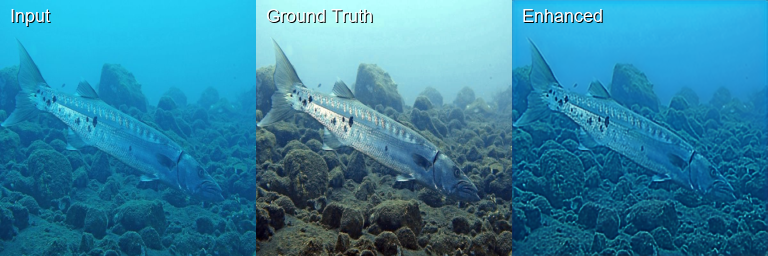
#> input picture share/single/100_img__comparison.png, 768 x 256 px, found by its file name
$ python make_publication_figure.py
#> lines starting #> are read from the running program, lines starting #| are printed output that depends on the picture
"""
Create a publication-ready composite figure from saved comparison panels.

Edit EXAMPLE_ITEMS below or pass a JSON manifest with:
[
  {"path": "results/single/100_img__comparison.png", "label": "UIEB - fish scene"},
  ...
]

Usage:
    python scripts/make_publication_figure.py
    python scripts/make_publication_figure.py --manifest results/figures/figure_manifest.json
"""

from __future__ import annotations

import argparse
import json
from pathlib import Path

from PIL import Image, ImageDraw, ImageFont


PROJECT_ROOT = Path(__file__).resolve().parents[1]
DEFAULT_OUTPUT = PROJECT_ROOT / "results" / "figures" / "publication_figure.png"

EXAMPLE_ITEMS = [
    {"path": "results/single/100_img__comparison.png", "label": "UIEB - fish scene"},
    {"path": "results/single/10139_comparison.png", "label": "UIEB - reef scene"},
    {"path": "results/single/10151_comparison.png", "label": "UIEB - diver scene"},
    {"path": "results/validation/im_u113__comparison.png", "label": "EUVP - red coral"},
    {"path": "results/validation/im_u881__comparison.png", "label": "EUVP - squid"},
    {"path": "results/validation/im_f2354__comparison.png", "label": "EUVP - crabs"},
    {"path": "results/single/blue_00_comparison.png", "label": "RUIE UCCS - blue cast"},
    {"path": "results/single/A_00380_comparison.png", "label": "RUIE UIQS - quality sample"},
    {"path": "results/single/0316_comparison.png", "label": "RUIE UTTS - failure case"},
]


def parse_args() -> argparse.Namespace:
    parser = argparse.ArgumentParser(description="Create a stitched figure from comparison images.")
    parser.add_argument("--manifest", type=str, default=None, help="Optional JSON manifest of {path, label} items.")
    parser.add_argument("--output", type=str, default=str(DEFAULT_OUTPUT), help="Output PNG path.")
    parser.add_argument("--cols", type=int, default=2, help="Number of columns.")
    parser.add_argument("--cell-width", type=int, default=768, help="Width for each panel cell.")
    parser.add_argument("--cell-height", type=int, default=256, help="Height for each panel cell.")
    parser.add_argument("--margin", type=int, default=28, help="Outer and inner margin.")
    parser.add_argument("--label-height", type=int, default=28, help="Reserved height for the caption.")
    return parser.parse_args()


def load_items(manifest: str | None) -> list[dict[str, str]]:
    if manifest is None:
        return EXAMPLE_ITEMS

    manifest_path = Path(manifest)
    if not manifest_path.is_absolute():
        manifest_path = PROJECT_ROOT / manifest_path
    with manifest_path.open("r", encoding="utf-8") as handle:
        return json.load(handle)


def get_font(size: int) -> ImageFont.ImageFont:
    for candidate in ("arial.ttf", "DejaVuSans.ttf"):
        try:
            return ImageFont.truetype(candidate, size)
        except OSError:
            continue
    return ImageFont.load_default()


def resolve_path(path_str: str) -> Path:
    path = Path(path_str)
    return path if path.is_absolute() else PROJECT_ROOT / path


def main() -> None:
    args = parse_args()
    items = load_items(args.manifest)
    if not items:
        raise ValueError("No figure items were provided.")

    cols = max(1, args.cols)
    rows = (len(items) + cols - 1) // cols
    canvas_w = cols * args.cell_width + (cols + 1) * args.margin
    canvas_h = rows * (args.cell_height + args.label_height) + (rows + 1) * args.margin

    canvas = Image.new("RGB", (canvas_w, canvas_h), (245, 245, 245))
#> canvas: PIL image 1620x1588 RGB; every value is 245
    draw = ImageDraw.Draw(canvas)
    font = get_font(18)

    for idx, item in enumerate(items):
        path = resolve_path(item["path"])
        if not path.is_file():
            raise FileNotFoundError(f"Missing image: {path}")

        image = Image.open(path).convert("RGB").resize((args.cell_width, args.cell_height), Image.Resampling.LANCZOS)
#> image is the input picture: PIL image 768x256 RGB; mean R, G, B 49.4, 131.3, 162.7
        row, col = divmod(idx, cols)
        x = args.margin + col * (args.cell_width + args.margin)
        y = args.margin + row * (args.cell_height + args.label_height + args.margin)

        canvas.paste(image, (x, y))
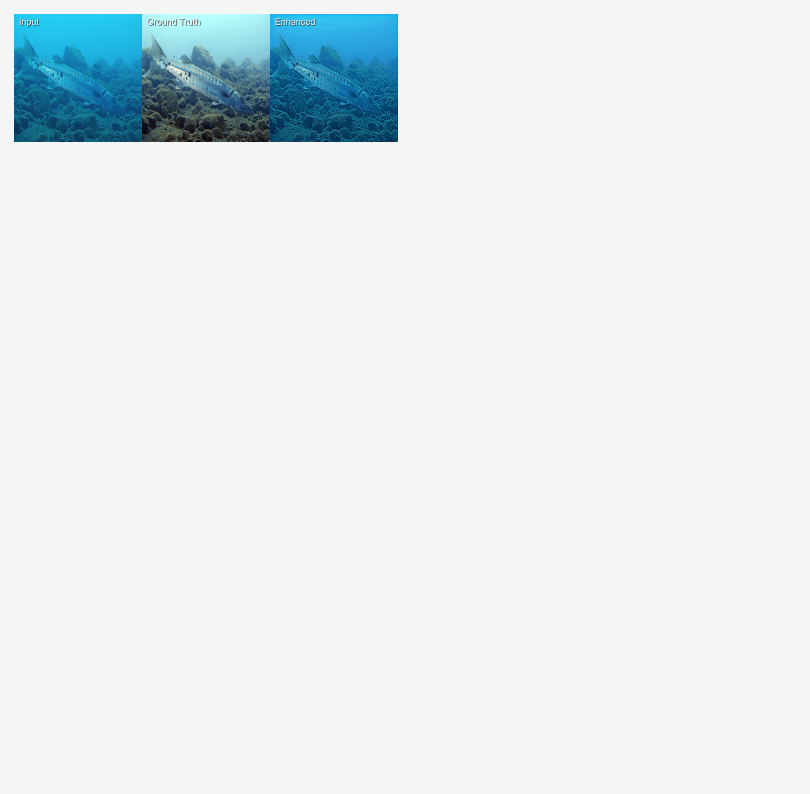
#> canvas: PIL image 1620x1588 RGB (shown at 1/2 size); mean R, G, B 230, 236.3, 238.7
        draw.text((x, y + args.cell_height + 4), item["label"], fill=(30, 30, 30), font=font)
#> pass 2 of the loop in main, `for idx, item in enumerate(items):`:
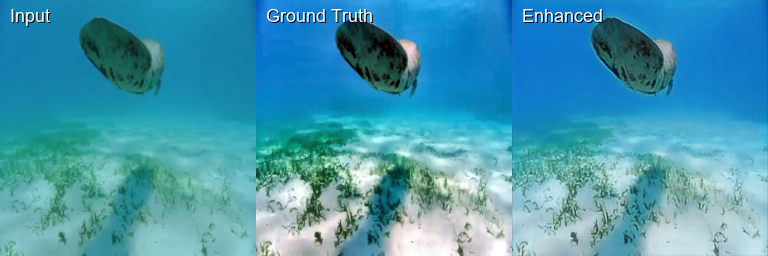
#> input picture share/single/10139_comparison.png, 768 x 256 px, found by its file name
#> in main, image is the input picture: PIL image 768x256 RGB; mean R, G, B 69.5, 152.4, 176.1
#> in main, `canvas.paste(image, (x, y))`:
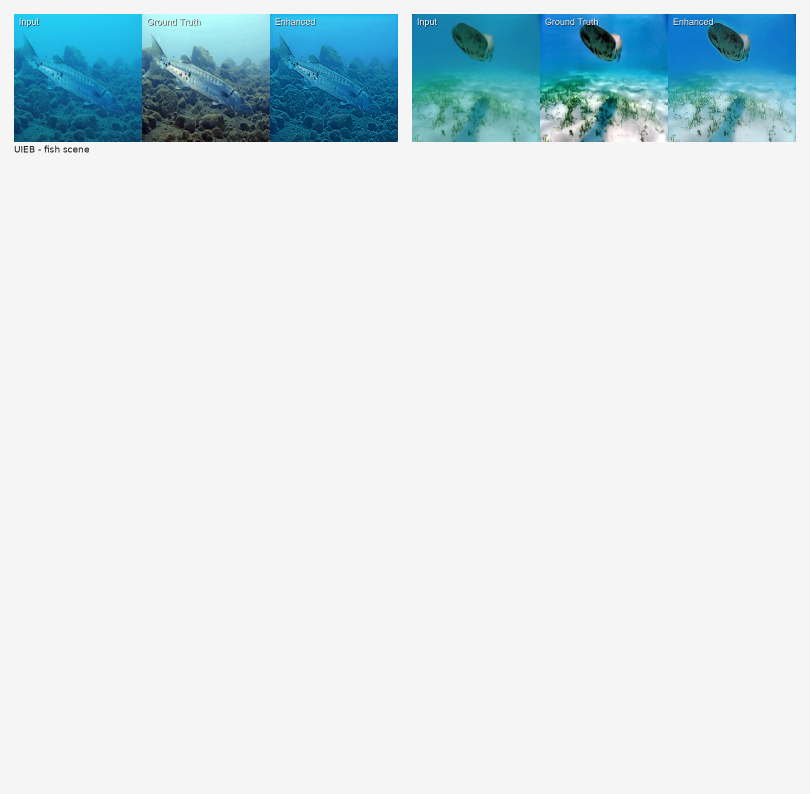
#> canvas: PIL image 1620x1588 RGB (shown at 1/2 size); mean R, G, B 216.6, 229.2, 233.4
#> pass 3 of the loop in main, `for idx, item in enumerate(items):`:
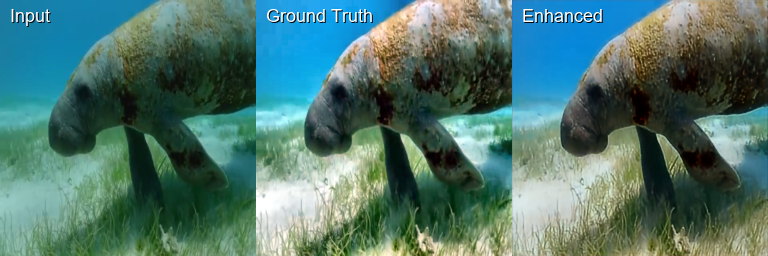
#> input picture share/single/10151_comparison.png, 768 x 256 px, found by its file name
#> in main, image is the input picture: PIL image 768x256 RGB; mean R, G, B 79.9, 117.4, 109
#> in main, `canvas.paste(image, (x, y))`:
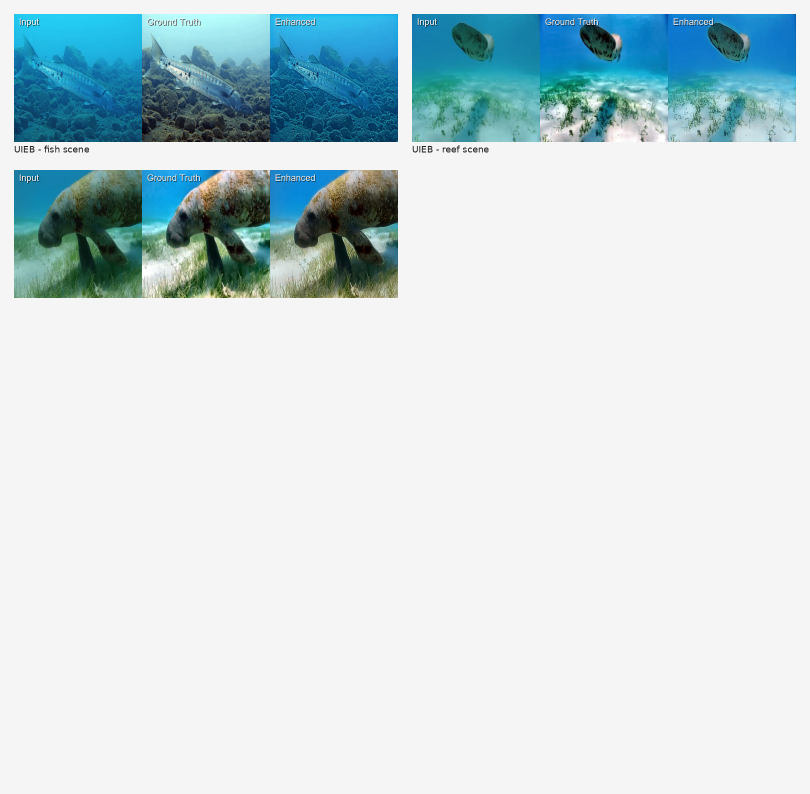
#> canvas: PIL image 1620x1588 RGB (shown at 1/2 size); mean R, G, B 203.9, 219.4, 222.9
#> the loop made 4 passes; the first 3 are shown

    output_path = resolve_path(args.output)
    output_path.parent.mkdir(parents=True, exist_ok=True)
    canvas.save(output_path)
    print(f"Saved stitched figure -> {output_path}")


if __name__ == "__main__":
#> (the run stopped early here; a loop or call above may not have finished)
